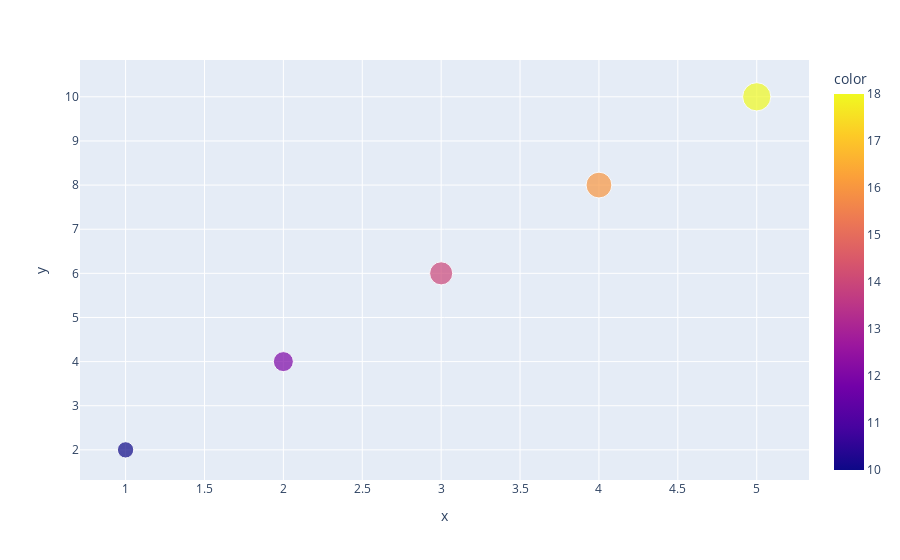

Notebook cell for this chart:
### Code cell
import plotly.express as px

# x-axis values 
x = [1, 2, 3, 4, 5]

# y-axis values 
y = [2, 4, 6, 8, 10]

# z-axis values
z = [10, 12, 14, 16, 18]

# a-axis values
a = [100, 150, 200, 250, 300]

# function to plot the scatter plot
fig = px.scatter(x=x, y=y, color=z, size=a)

# function to show the plot
fig.show()

### Figure 1 — Plotly figure (JSON) as saved in the notebook; plotly's stock layout.template omitted (floating-point values rounded to 4 significant figures)
{"data": [{"hovertemplate": "x=%{x}<br>y=%{y}<br>size=%{marker.size}<br>color=%{marker.color}<extra></extra>", "legendgroup": "", "marker": {"color": [10, 12, 14, 16, 18], "coloraxis": "coloraxis", "size": [100, 150, 200, 250, 300], "sizemode": "area", "sizeref": 0.75, "symbol": "circle"}, "mode": "markers", "name": "", "orientation": "v", "showlegend": false, "type": "scatter", "x": [1, 2, 3, 4, 5], "xaxis": "x", "y": [2, 4, 6, 8, 10], "yaxis": "y"}], "layout": {"coloraxis": {"colorbar": {"title": {"text": "color"}}, "colorscale": [[0, "#0d0887"], [0.1111, "#46039f"], [0.2222, "#7201a8"], [0.3333, "#9c179e"], [0.4444, "#bd3786"], [0.5556, "#d8576b"], [0.6667, "#ed7953"], [0.7778, "#fb9f3a"], [0.8889, "#fdca26"], [1, "#f0f921"]]}, "legend": {"itemsizing": "constant", "tracegroupgap": 0}, "margin": {"t": 60}, "xaxis": {"anchor": "y", "domain": [0, 1], "title": {"text": "x"}}, "yaxis": {"anchor": "x", "domain": [0, 1], "title": {"text": "y"}}}}
